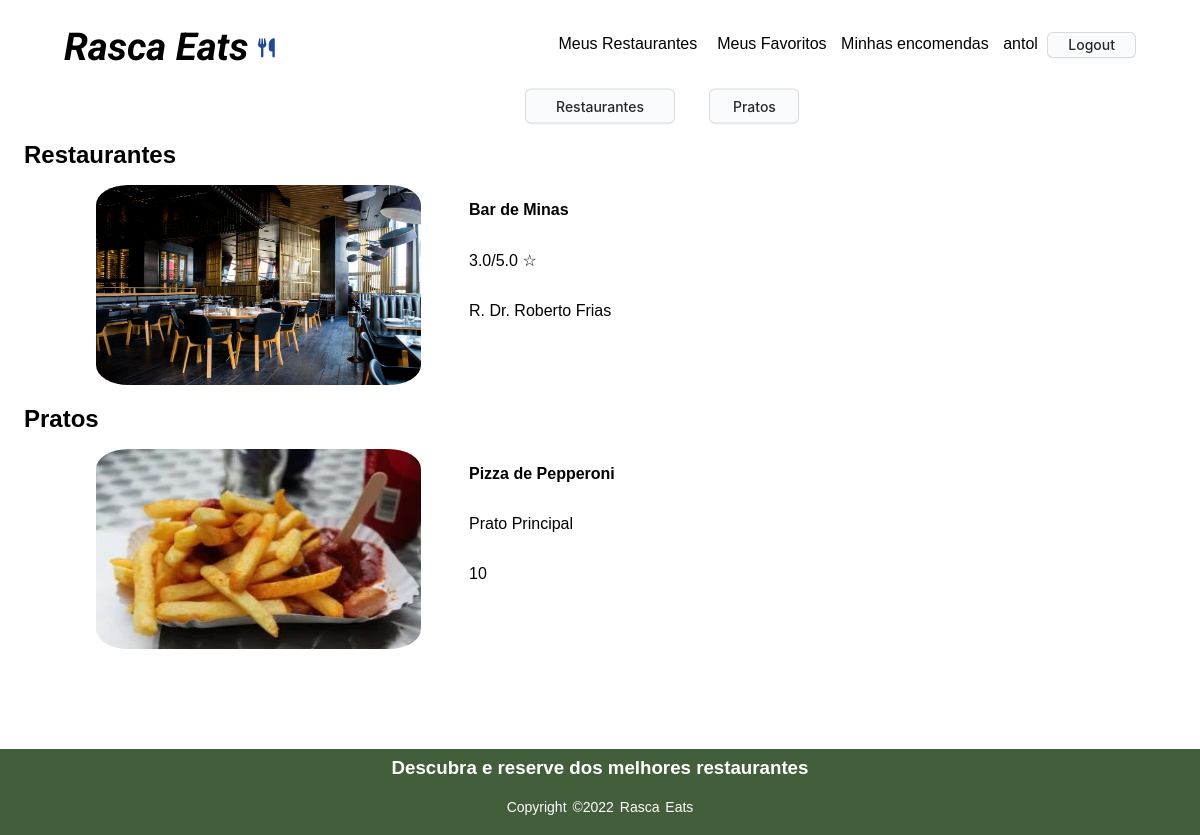
The app's page /favorites.php (signed in) with its own data.
### tables this page shows
CREATE TABLE Restaurant(
    restaurantId integer PRIMARY KEY,
    restaurantName varchar NOT NULL,
    adress varchar NOT NULL,
    category varchar NOT NULL,
    phoneNumber integer NOT NULL,
    rating real NOT NULL ON CONFLICT REPLACE DEFAULT 0.0,
    ownerId integer NOT NULL,
    photo varchar NOT NULL,
    CONSTRAINT fk_clientId FOREIGN KEY (ownerId)
        REFERENCES Client(clientId)
        ON DELETE CASCADE
        ON UPDATE CASCADE
);

CREATE TABLE Dish(
    dishId integer PRIMARY KEY,
    restaurantId integer NOT NULL,
    dishName varchar NOT NULL,
    price real NOT NULL,
    category varchar NOT NULL,
    photo varchar NOT NULL,
    CONSTRAINT fk_restaurantId FOREIGN KEY (restaurantId)
        REFERENCES Restaurant(restaurantId) 
        ON DELETE CASCADE
        ON UPDATE CASCADE
);

### sql/restaurant.php (called while the page is built, shortened)
<?php
    class Restaurant {
        static function setRating($restaurantId, float $newRating, PDO $db) {
            $stmt = $db->prepare('UPDATE Restaurant SET rating = ? WHERE restaurantId = ?');
            $stmt->execute(array($newRating, $restaurantId));
        }
        static function getRating($db, $restaurantId){
            $stmt = $db->prepare('SELECT sum(rating) AS sum FROM Comments WHERE RestaurantId = ?');
            $stmt->execute(array($restaurantId));
            $sum = $stmt->fetch()['sum'];
            $stmt = $db->prepare('SELECT count(*) AS count FROM Comments WHERE RestaurantId = ?');
            $stmt->execute(array($restaurantId));
            $count = $stmt->fetch()['count'];
            $sum = number_format($sum,1);
            if($sum != 0.0){
                $rating = number_format($sum / $count,1);
            }
            else{
                $rating = number_format(0,1);
            }
            Restaurant::setRating($restaurantId,$rating,$db);
            return $rating;
        }
        static function getFavorites($db, $clientId){
            $stmt = $db->prepare('SELECT Restaurant.restaurantId AS restaurantId, restaurantName, adress, category, phoneNumber, rating, ownerId, photo FROM FavRestaurant JOIN Restaurant using(restaurantId) WHERE clientId = ?');
            $stmt->execute(array($clientId));
            return $stmt->fetchAll();
        }
    }
?>

### sql/dish.php (called while the page is built, shortened)
<?php
    class Dish{
        static function getFavorites($db, $clientId){
            $stmt = $db->prepare('SELECT Dish.dishId AS dishId, restaurantId, dishName, price, category, photo FROM FavDish JOIN Dish using(dishId) WHERE clientId = ?');
            $stmt->execute(array($clientId));
            return $stmt->fetchAll();
        }
    }
?>

### templates/favorites.php (the view, shortened to what this page needs)
<?php
    require_once('templates/common.php');
?>
<?php
    function output_favorites($db, $favRestaurants,$favDishes){
        $i = 0; ?>
        <div id = "all_favorites">
        <section id = "restaurantes">
            <h2>Restaurantes</h2>
            <?php foreach($favRestaurants as $restaurant){
                $rating = Restaurant::getRating($db,$restaurant['restaurantId']);?>
                <article>
                    <a href="restaurant.php?id=<?php echo $restaurant['restaurantId']?>"><img src="<?php echo $restaurant['photo']?>"alt="Restaurant photo" width="300px" height = "300px"></a>
                    <section id = "desc"><a href="restaurant.php?id=<?php echo $restaurant['restaurantId']?>"><p><?php echo $restaurant['restaurantName']?></p></a>
                    <p><?php echo $rating ?>/5.0 ☆</p>
                    <p><?php echo $restaurant['adress']?></p></section>
                </article>
            <?php } ?>
        </section>
        <section id = "pratos">
            <h2>Pratos</h2>
            <?php foreach($favDishes as $dish){ ?>
                <article >
                    <a href="restaurant.php?id=<?php echo $dish['restaurantId']?>"><img src="<?php echo $dish['photo']?>"alt="Dish photo" width="300px" height = "300px"></a>
                    <section id ="desc"><a href="restaurant.php?id=<?php echo $dish['restaurantId']?>"><p><?php echo $dish['dishName']?></p></a>
                    <p><?php echo $dish['category']?></p>
                    <p><?php echo $dish['price']?></p></section>
                </article>
            <?php } ?>
        </section>
        </div>
<?php    } ?>

### css/style.css (style rules this page uses)
* { margin: 0; padding: 0; font-family:sans-serif; }
#restaurantes h2, #pratos h2 { padding-left: 1em; }

### css/restaurant.css (style rules this page uses)
body { display: grid; }

### css/orders.css (style rules this page uses)
body { display: block; }
#order, #restaurantes article, #pratos article { display: flex; flex-direction: row; gap: 2em; padding: 1em; padding-left: 6em; }
#order > img, #restaurantes article img, #pratos article img { flex: 0; height: 200px; width: 325px; border-radius: 10%; }
#desc { display: flex; flex-direction: column; }
#desc > a, #desc > p { padding: 1em; }
#desc > a { text-decoration: none; font-weight: bolder; color: black; }
#all_favorites { min-height: 76vh; }

### records on screen
restaurant: photo (picture), restaurantName "Bar de Minas", rating "3.0", adress "R. Dr. Roberto Frias"
dish: photo (picture), dishName "Pizza de Pepperoni", category "Prato Principal", price "10"

### other values on screen
$name "antol"
